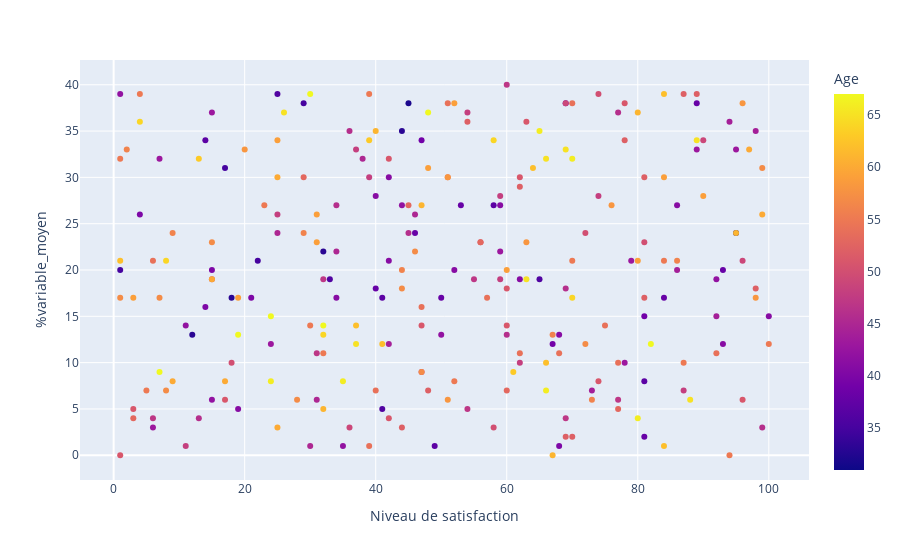

Source (notebook cell):
### Code cell
fig = px.scatter(Dataset_Employes, x = "Niveau de satisfaction", y = "%variable_moyen", color = 'Age')
fig.show()

### Figure 1 — Plotly figure (JSON) as saved in the notebook; plotly's stock layout.template omitted (floating-point values rounded to 4 significant figures; data arrays with more than 128 entries replaced by an {"elided": "..."} marker saying what was removed)
{"data": [{"hovertemplate": "Niveau de satisfaction=%{x}<br>%variable_moyen=%{y}<br>Age=%{marker.color}<extra></extra>", "legendgroup": "", "marker": {"color": {"elided": "254 int values"}, "coloraxis": "coloraxis", "symbol": "circle"}, "mode": "markers", "name": "", "orientation": "v", "showlegend": false, "type": "scatter", "x": {"elided": "254 int values"}, "xaxis": "x", "y": {"elided": "254 int values"}, "yaxis": "y"}], "layout": {"coloraxis": {"colorbar": {"title": {"text": "Age"}}, "colorscale": [[0, "#0d0887"], [0.1111, "#46039f"], [0.2222, "#7201a8"], [0.3333, "#9c179e"], [0.4444, "#bd3786"], [0.5556, "#d8576b"], [0.6667, "#ed7953"], [0.7778, "#fb9f3a"], [0.8889, "#fdca26"], [1, "#f0f921"]]}, "legend": {"tracegroupgap": 0}, "margin": {"t": 60}, "xaxis": {"anchor": "y", "domain": [0, 1], "title": {"text": "Niveau de satisfaction"}}, "yaxis": {"anchor": "x", "domain": [0, 1], "title": {"text": "%variable_moyen"}}}}
